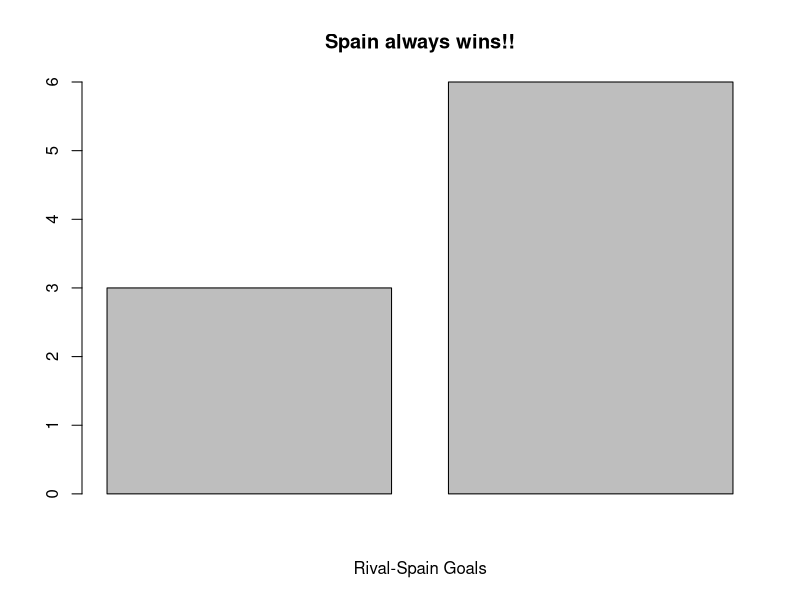

This chart was generated by the following R code:
## ---- chunk 1
    v<-c(3,3+3)
    barplot(v, xlab = "Rival-Spain Goals", main = "Spain always wins!!")


